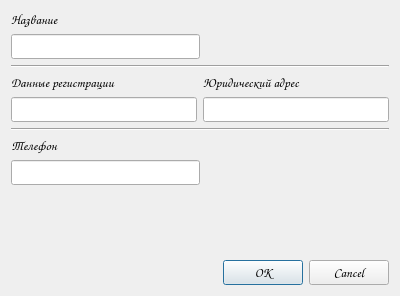
<?xml version="1.0" encoding="UTF-8"?>
<ui version="4.0">
 <class>Dialog</class>
 <widget class="QDialog" name="Dialog">
  <property name="geometry">
   <rect>
    <x>0</x>
    <y>0</y>
    <width>400</width>
    <height>296</height>
   </rect>
  </property>
  <property name="font">
   <font>
    <family>Comic Sans MS</family>
    <pointsize>10</pointsize>
   </font>
  </property>
  <property name="windowTitle">
   <string>Dialog</string>
  </property>
  <layout class="QGridLayout" name="gridLayout_4">
   <item row="2" column="0">
    <layout class="QHBoxLayout" name="horizontalLayout">
     <item>
      <layout class="QVBoxLayout" name="verticalLayout_2">
       <item>
        <widget class="QLabel" name="RegistrationLabel">
         <property name="text">
          <string>Данные регистрации</string>
         </property>
        </widget>
       </item>
       <item>
        <widget class="QLineEdit" name="registrationEdit"/>
       </item>
      </layout>
     </item>
     <item>
      <layout class="QVBoxLayout" name="verticalLayout_4">
       <item>
        <widget class="QLabel" name="adressLabel">
         <property name="text">
          <string>Юридический адрес</string>
         </property>
        </widget>
       </item>
       <item>
        <widget class="QLineEdit" name="adressEdit"/>
       </item>
      </layout>
     </item>
    </layout>
   </item>
   <item row="4" column="0">
    <layout class="QGridLayout" name="gridLayout_2">
     <item row="1" column="0">
      <widget class="QLineEdit" name="phoneEdit"/>
     </item>
     <item row="0" column="0">
      <widget class="QLabel" name="phoneLabel">
       <property name="text">
        <string>Телефон</string>
       </property>
      </widget>
     </item>
     <item row="1" column="1">
      <spacer name="horizontalSpacer_3">
       <property name="orientation">
        <enum>Qt::Horizontal</enum>
       </property>
       <property name="sizeHint" stdset="0">
        <size>
         <width>40</width>
         <height>20</height>
        </size>
       </property>
      </spacer>
     </item>
    </layout>
   </item>
   <item row="1" column="0">
    <widget class="Line" name="line">
     <property name="orientation">
      <enum>Qt::Horizontal</enum>
     </property>
    </widget>
   </item>
   <item row="6" column="0">
    <widget class="QDialogButtonBox" name="dialogBox">
     <property name="orientation">
      <enum>Qt::Horizontal</enum>
     </property>
     <property name="standardButtons">
      <set>QDialogButtonBox::Cancel|QDialogButtonBox::Ok</set>
     </property>
    </widget>
   </item>
   <item row="0" column="0">
    <layout class="QGridLayout" name="gridLayout">
     <item row="0" column="0">
      <widget class="QLabel" name="producerNameLabel">
       <property name="text">
        <string>Название</string>
       </property>
      </widget>
     </item>
     <item row="1" column="1">
      <spacer name="horizontalSpacer">
       <property name="orientation">
        <enum>Qt::Horizontal</enum>
       </property>
       <property name="sizeHint" stdset="0">
        <size>
         <width>40</width>
         <height>20</height>
        </size>
       </property>
      </spacer>
     </item>
     <item row="1" column="0">
      <widget class="QLineEdit" name="producerNameEdit"/>
     </item>
    </layout>
   </item>
   <item row="3" column="0">
    <widget class="Line" name="line_2">
     <property name="orientation">
      <enum>Qt::Horizontal</enum>
     </property>
    </widget>
   </item>
   <item row="5" column="0">
    <spacer name="verticalSpacer">
     <property name="orientation">
      <enum>Qt::Vertical</enum>
     </property>
     <property name="sizeHint" stdset="0">
      <size>
       <width>20</width>
       <height>40</height>
      </size>
     </property>
    </spacer>
   </item>
  </layout>
 </widget>
 <resources/>
 <connections/>
</ui>
